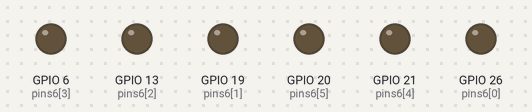
A program run on a simulated Raspberry Pi (BCM pin numbers). Parts: output pins drawn as LEDs (lit = HIGH).

Above: at 1.3 s.
At 2.05 s:
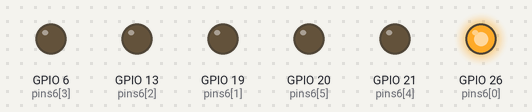
At 2.15 s:
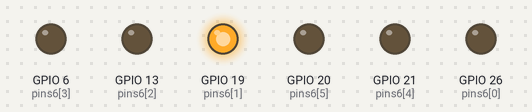
At 2.25 s:
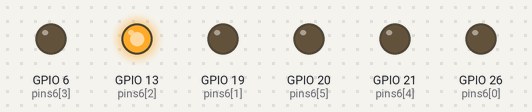
At 2.45 s:
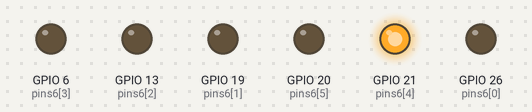
At 4.55 s:
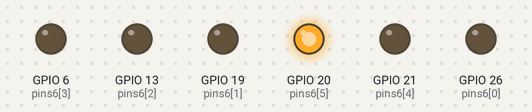
Timing chart, 0 to 5.2 s (numbered marks = the images above):
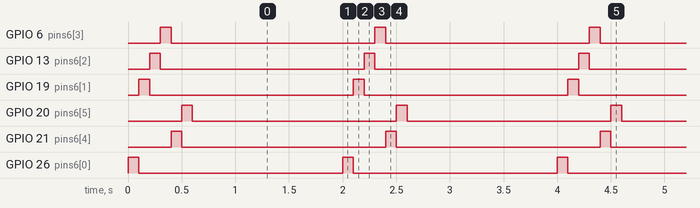

Measured:
- by itself, GPIO 6 (pins6[3]), GPIO 13 (pins6[2]), GPIO 19 (pins6[1]), GPIO 20 (pins6[5]), GPIO 21 (pins6[4]), GPIO 26 (pins6[0]): alternates HIGH for 0.10 s and LOW for 1.9 s
- by itself, everything shown: repeats every 2.0 s, in 7 steps

The program:

falling-pwm.py
```python
#! /usr/bin/env python3

import RPi.GPIO as GPIO
from collections import OrderedDict
import time
import sys
import mypins

GPIO.setmode(GPIO.BCM)

pins = mypins.pins6

GPIO.setup(pins, GPIO.OUT)
GPIO.output(pins, GPIO.LOW)

GPIO.setwarnings(False)

p = OrderedDict()

try:
    for x, y in enumerate(pins):
       p["pin{0}".format(x)] = GPIO.PWM(y, 0.5)
    for key in p:
        p[key].start(5)
        time.sleep(0.1)
    while True:
        time.sleep(10)

except KeyboardInterrupt:
    GPIO.output(pins, GPIO.LOW)
    sys.exit(0)
```

mypins.py
```python
pins6 = [26, 19, 13, 6, 21, 20]
```
